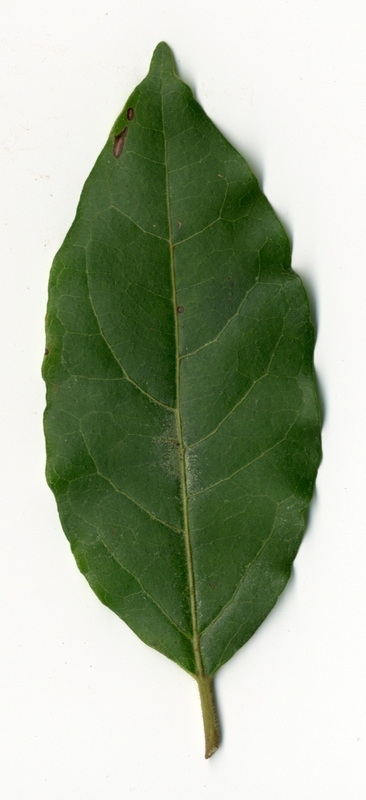
#> input picture Domasni/DomasnaRabota3/database/10752.jpg, 366 x 800 px
$ python DomasnaRabota3.15.py
#> lines starting #> are read from the running program, lines starting #| are printed output that depends on the picture; after the words box and inside, x2 and y2 are one past the last pixel; in counts of white or black regions, pixels touching at a corner belong together
import cv2
import numpy as np

image = cv2.imread('database/10752.jpg')
#> image is the input picture: shape (800, 366, 3); mean B, G, R 154.5, 176.6, 165.2
original_image = image.copy()
gray = cv2.cvtColor(image, cv2.COLOR_BGR2GRAY)
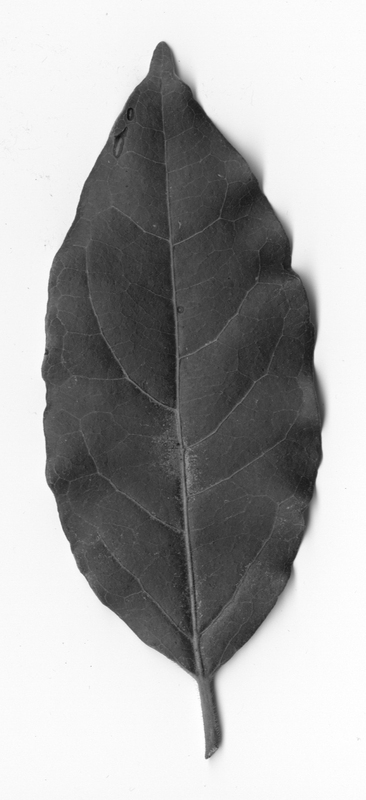
#> gray: shape (800, 366); min 17, max 255, mean 170.7
_, segmented_image = cv2.threshold(gray, 127, 255, cv2.THRESH_BINARY)
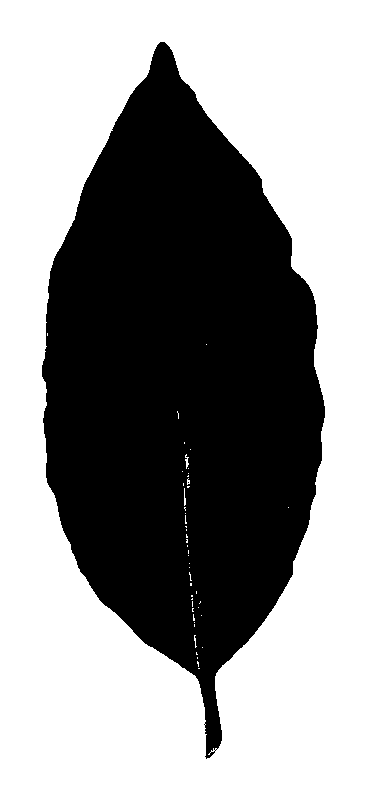
#> segmented_image: shape (800, 366); 57.5% white; 2 black regions (1 under 20 px), largest, box (x1, y1, x2, y2) and area: (42, 42, 325, 759) 124331
edges = cv2.Canny(segmented_image, 30, 100)
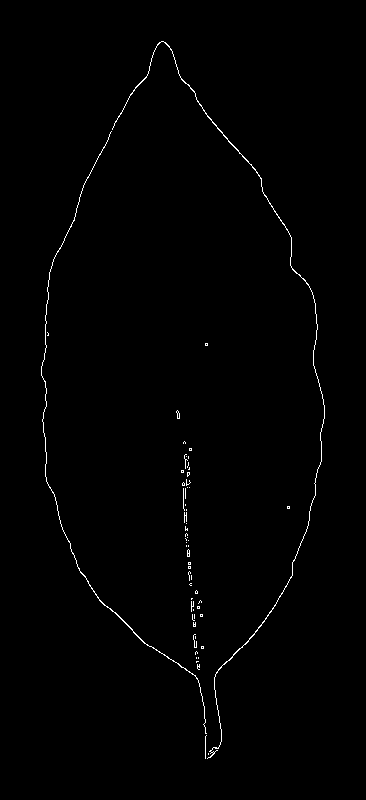
#> edges: shape (800, 366); 0.72% white in thin lines or dots, all inside (x1, y1, x2, y2) = (41, 41, 325, 759)
contours, _ = cv2.findContours(edges, cv2.RETR_EXTERNAL, cv2.CHAIN_APPROX_SIMPLE)
#> contours = 59 contours, 57 with area under 20; largest, box (x1, y1, x2, y2) and area: (112, 41, 325, 759) 156, (41, 131, 207, 734) 80
contour_image = np.zeros_like(gray)
cv2.drawContours(contour_image, contours, -1, (255), 2)
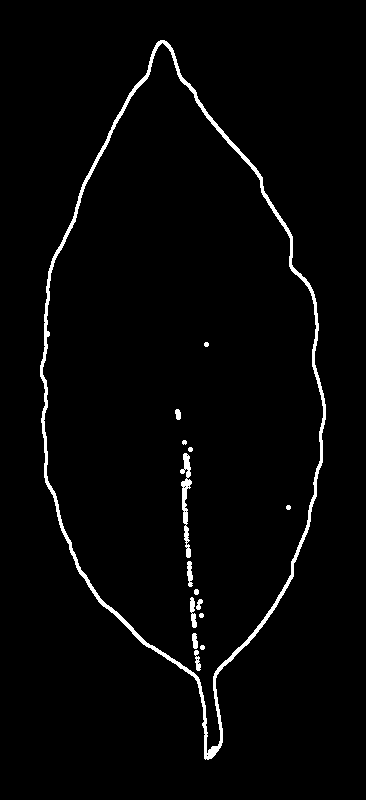
#> contour_image: shape (800, 366); 2.4% white; 15 white regions, largest, box (x1, y1, x2, y2) and area: (40, 40, 326, 760) 5851, (180, 453, 192, 558) 526, (190, 597, 197, 628) 134
cv2.imshow('Original Image', original_image)
cv2.imshow('Segmented Image', segmented_image)
cv2.imshow('Contours', contour_image)
cv2.waitKey(0)
cv2.destroyAllWindows()

$ run again, with Domasni/DomasnaRabota3/database/1.jpg copied over Domasni/DomasnaRabota3/database/10752.jpg
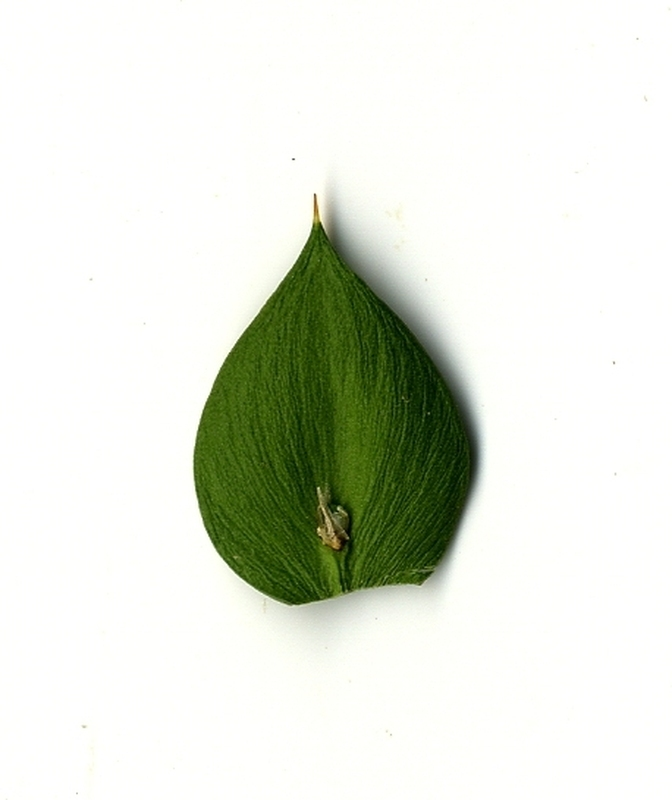
#> input picture Domasni/DomasnaRabota3/database/1.jpg, 672 x 800 px
#> image is the input picture: shape (800, 672, 3); mean B, G, R 218, 228.9, 224.7
#> `_, segmented_image = cv2.threshold(gray, 127, 255, cv2.THRESH_BINARY)`:
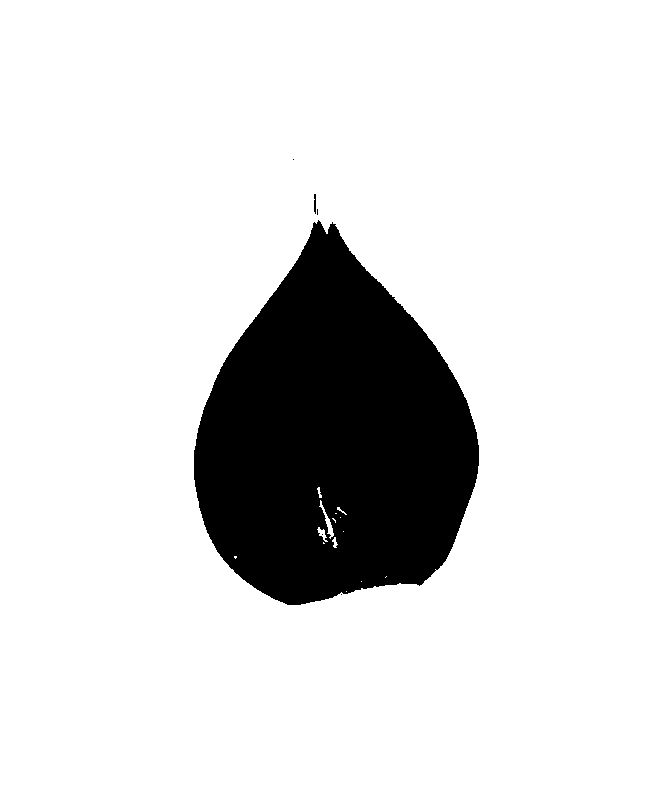
#> segmented_image: shape (800, 672); 86.2% white; 6 black regions (4 under 20 px), largest, box (x1, y1, x2, y2) and area: (194, 220, 479, 605) 74103, (314, 194, 316, 214) 37
#> edges: shape (800, 672); 0.26% white in thin lines or dots, all inside (x1, y1, x2, y2) = (193, 158, 479, 605)
#> contours = 33 contours, 31 with area under 20; largest, box (x1, y1, x2, y2) and area: (193, 222, 479, 605) 132, (335, 225, 395, 297) 22
#> `cv2.drawContours(contour_image, contours, -1, (255), 2)`:
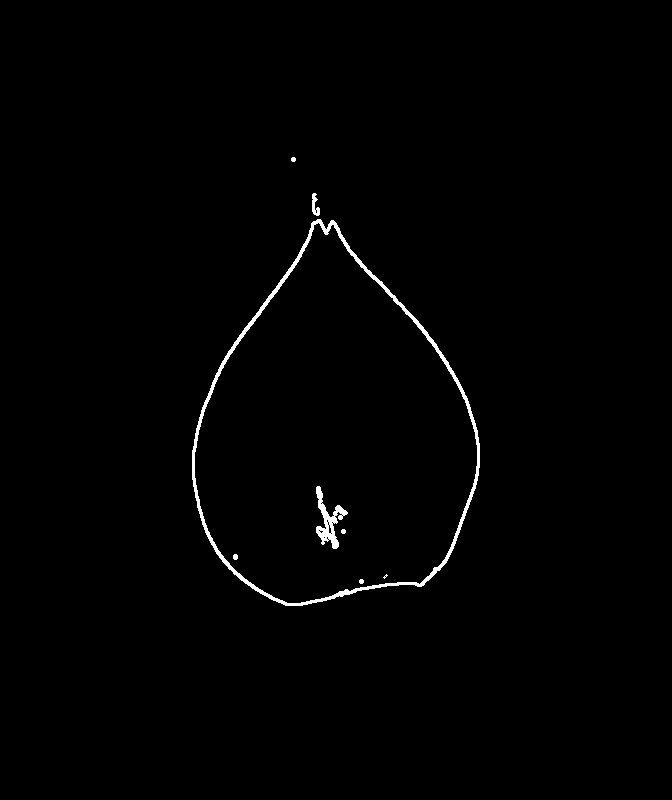
#> contour_image: shape (800, 672); 0.88% white; 8 white regions (1 under 20 px), largest, box (x1, y1, x2, y2) and area: (192, 219, 480, 606) 3837, (316, 486, 348, 549) 689, (312, 193, 320, 216) 108

$ run again, with Domasni/DomasnaRabota3/database/10000.jpg copied over Domasni/DomasnaRabota3/database/10752.jpg
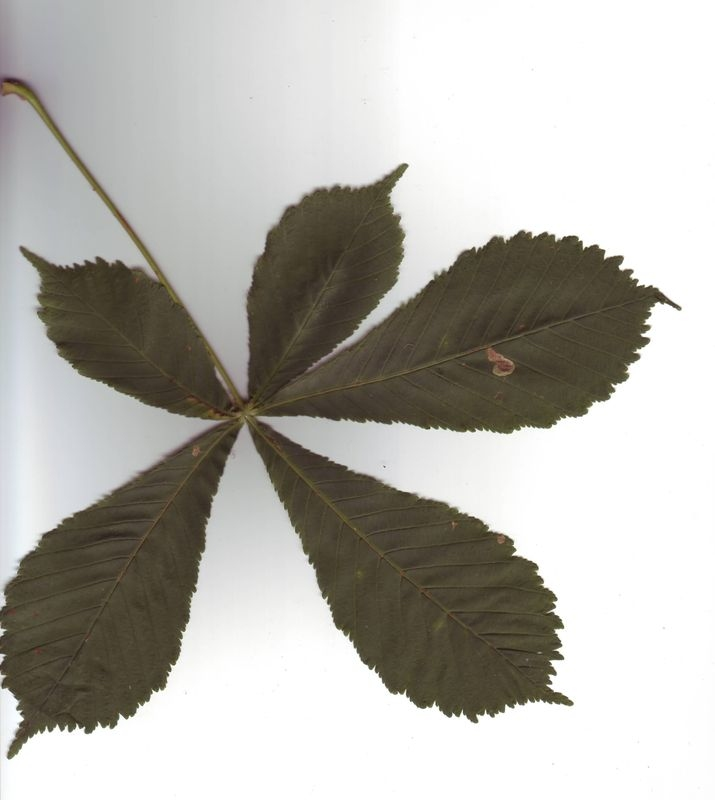
#> input picture Domasni/DomasnaRabota3/database/10000.jpg, 715 x 800 px
#> image is the input picture: shape (800, 715, 3); mean B, G, R 173.9, 179.8, 181.8
#> `_, segmented_image = cv2.threshold(gray, 127, 255, cv2.THRESH_BINARY)`:
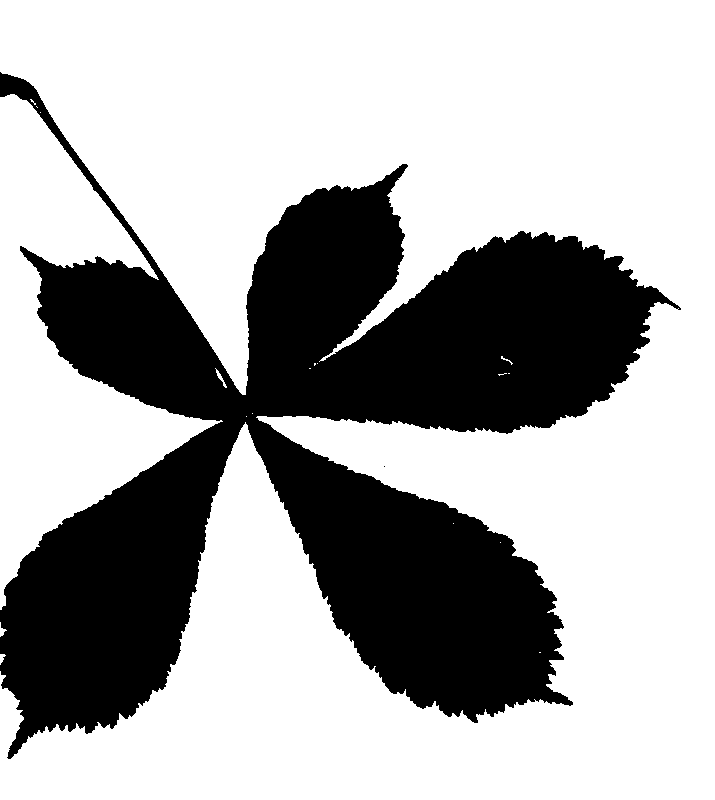
#> segmented_image: shape (800, 715); 67.7% white; 2 black regions (1 under 20 px), largest, box (x1, y1, x2, y2) and area: (0, 72, 681, 759) 184832
#> edges: shape (800, 715); 0.95% white in thin lines or dots, all inside (x1, y1, x2, y2) = (0, 72, 681, 759)
#> contours = 80 contours, 70 with area under 20; largest, box (x1, y1, x2, y2) and area: (0, 72, 351, 395) 142, (0, 93, 159, 280) 119, (320, 207, 476, 361) 72, (0, 422, 221, 610) 55, (7, 711, 110, 759) 38
#> `cv2.drawContours(contour_image, contours, -1, (255), 2)`:
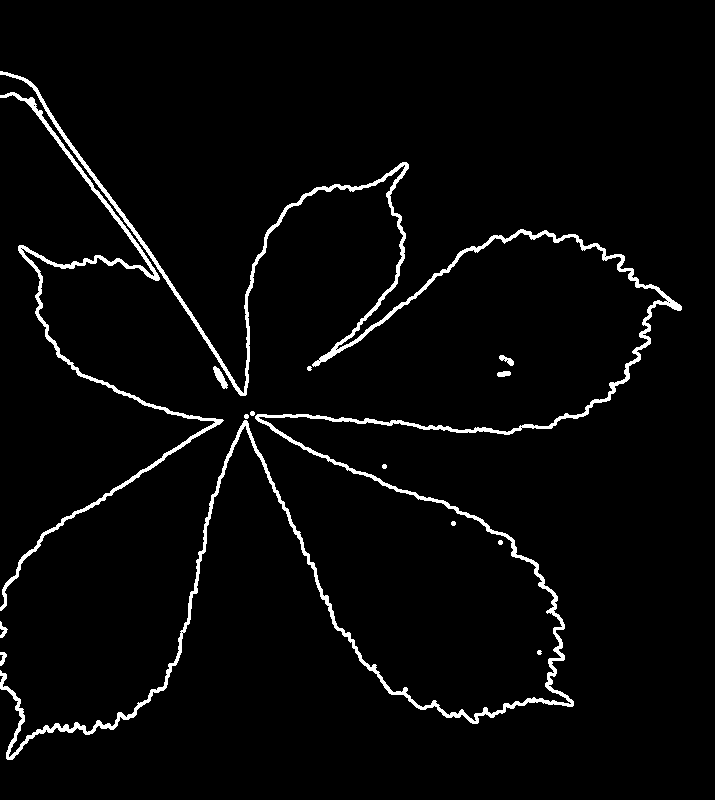
#> contour_image: shape (800, 715); 3.2% white; 14 white regions, largest, box (x1, y1, x2, y2) and area: (0, 71, 682, 760) 13966, (0, 92, 224, 611) 3904, (213, 366, 228, 389) 150

$ run again, with Domasni/DomasnaRabota3/database/10001.jpg copied over Domasni/DomasnaRabota3/database/10752.jpg
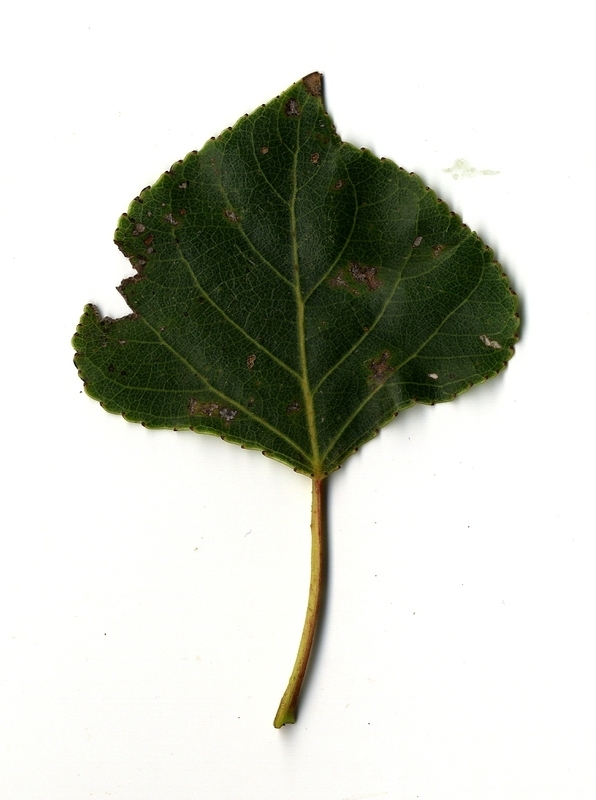
#> input picture Domasni/DomasnaRabota3/database/10001.jpg, 596 x 800 px
#> image is the input picture: shape (800, 596, 3); mean B, G, R 195.5, 204.3, 201.6
#> `_, segmented_image = cv2.threshold(gray, 127, 255, cv2.THRESH_BINARY)`:
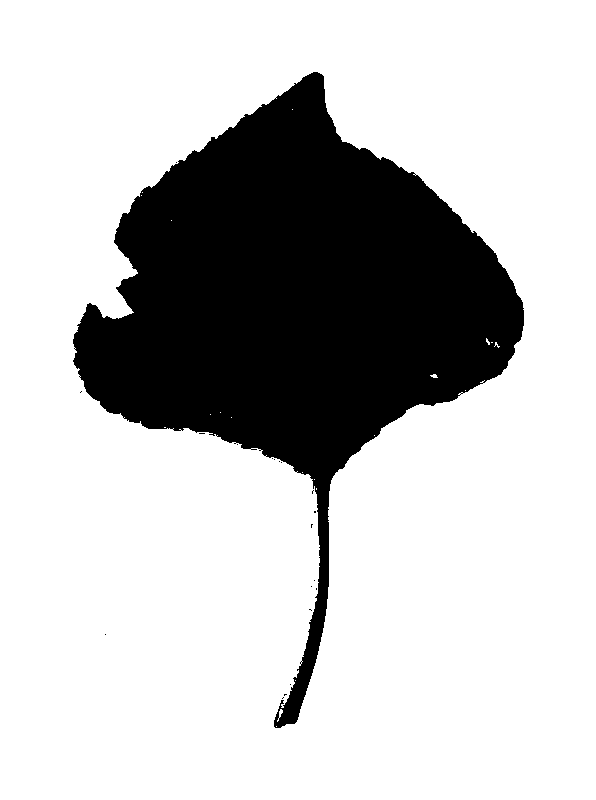
#> segmented_image: shape (800, 596); 76.3% white; 20 black regions (19 under 20 px), largest, box (x1, y1, x2, y2) and area: (73, 72, 524, 728) 113091
#> edges: shape (800, 596); 0.5% white in thin lines or dots, all inside (x1, y1, x2, y2) = (72, 71, 524, 729)
#> contours = 54 contours, 49 with area under 20; largest, box (x1, y1, x2, y2) and area: (273, 157, 524, 729) 114, (244, 71, 380, 160) 42, (113, 196, 139, 312) 34, (139, 117, 244, 195) 34, (72, 332, 127, 421) 20
#> `cv2.drawContours(contour_image, contours, -1, (255), 2)`:
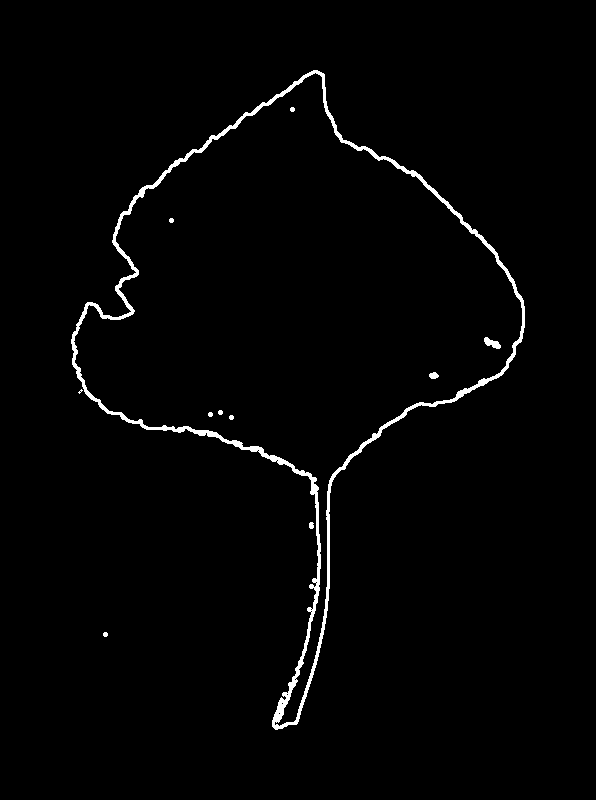
#> contour_image: shape (800, 596); 1.7% white; 11 white regions (1 under 20 px), largest, box (x1, y1, x2, y2) and area: (71, 70, 525, 730) 7538, (484, 337, 501, 349) 112, (429, 372, 439, 379) 52
